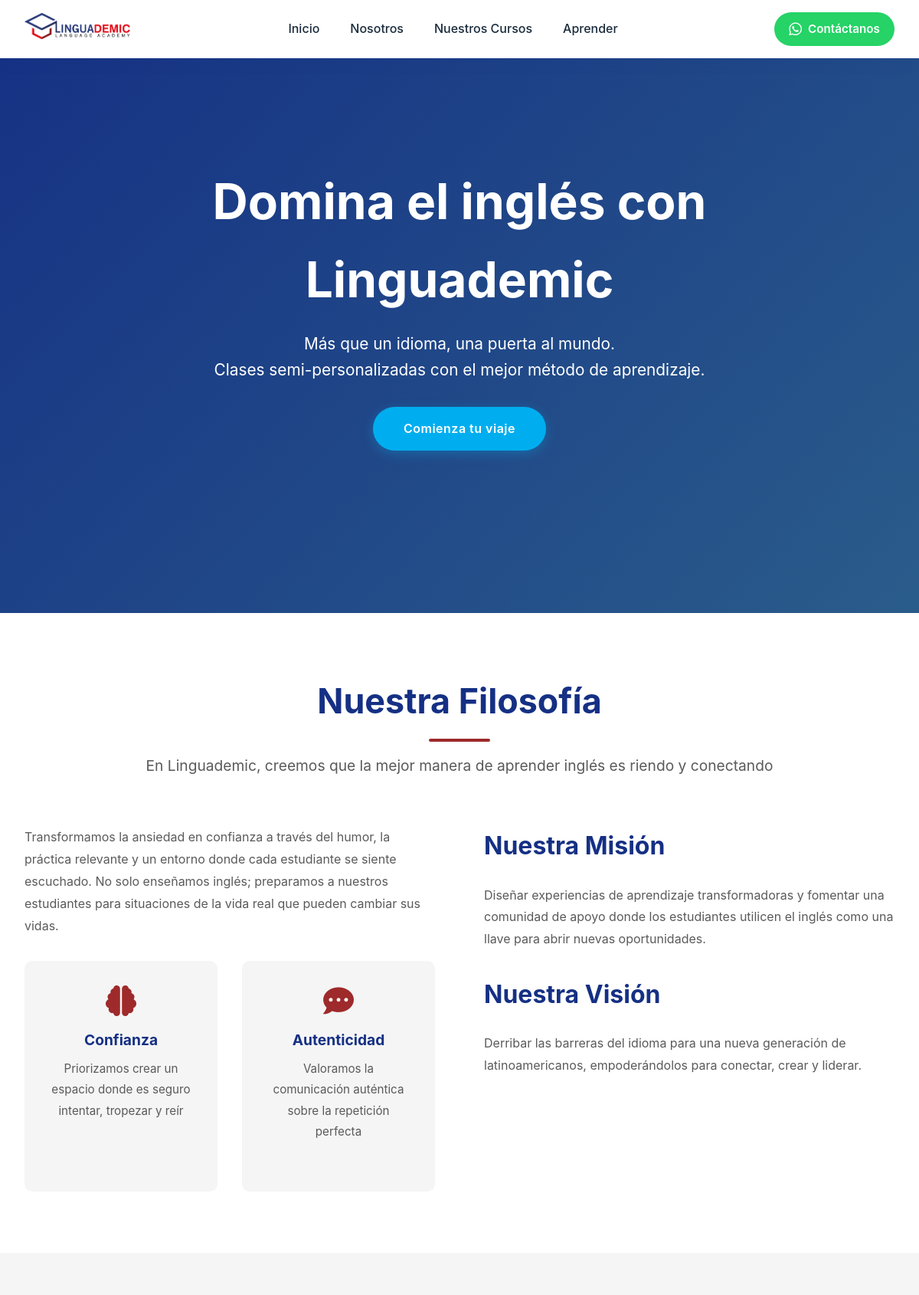
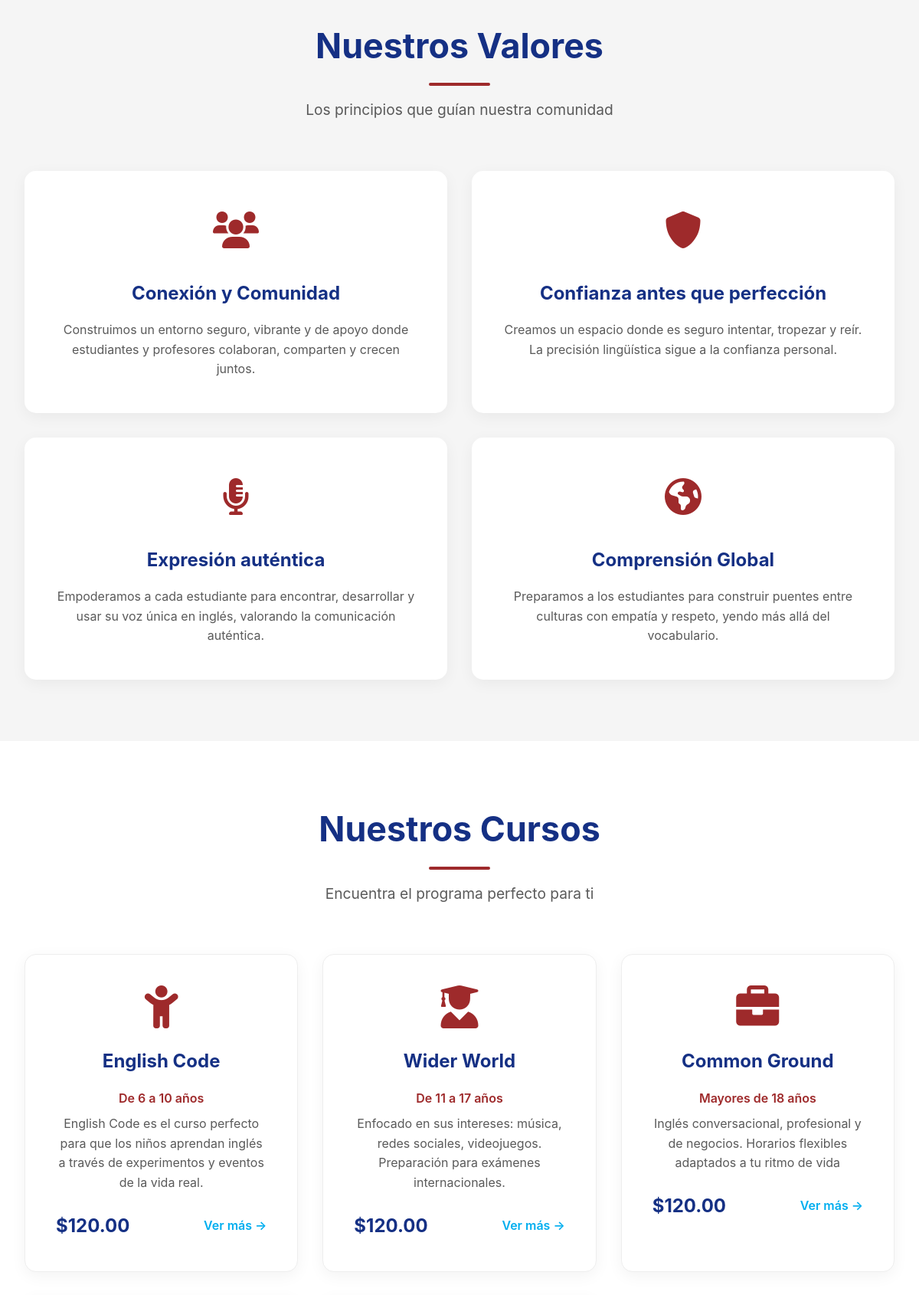
The page / (upper part) on the database its author committed (2 pictures, top to bottom).
### website/models.py (models this page shows, shortened)
class Curso(models.Model):
    nombre = models.CharField(max_length=200)
    edades = models.CharField(max_length=100)
    descripcion_corta = models.TextField(max_length=200)
    precio = models.DecimalField(max_digits=10, decimal_places=2)
    slug = models.SlugField(unique=True, blank=True)
    orden = models.IntegerField(default=0)
    activo = models.BooleanField(default=True)
    descripcion_larga = models.TextField(blank=True, help_text="Descripción detallada del curso")
    imagen_hero = models.ImageField(upload_to='cursos/', blank=True, null=True, help_text="Imagen para la sección hero")
    incluye = models.TextField(blank=True, help_text="Escribe cada item en una línea nueva")
    class Meta:
        ordering = ['orden', 'nombre']

### website/views.py (the view)
# urls.py: path('', HomePageView.as_view(), name = 'home'),
class HomePageView(TemplateView):
    template_name = 'index.html'
    def get_context_data(self, **kwargs):  # 👈 Este método está DENTRO de la clase
        context = super().get_context_data(**kwargs)
        context['cursos'] = Curso.objects.filter(activo=True).order_by('orden')
        return context

### templates/index.html (shortened to what this page needs)
{% extends 'base.html' %} // Esto siempre tiene que ir de primero.
{% load static %}
{% block content %}
<section class="hero">
    <div class="hero-content">
        <h1>Domina el inglés con <span>Linguademic</span></h1>
        <p>
            Más que un idioma, una puerta al mundo. <br>
            Clases semi-personalizadas con el mejor método de aprendizaje.
        </p>
        <a href="#contacto" class="btn btn-primary">Comienza tu viaje</a>
    </div>
</section>
<section id="about" class="about">
    <div class="container">
        <h2 class="section-title">Nuestra Filosofía</h2>
        <p class="section-subtitle">En Linguademic, creemos que la mejor manera de aprender inglés es riendo y conectando</p>
        <div class="about-grid">
            <div class="about-content">
                <p>Transformamos la ansiedad en confianza a través del humor, la práctica relevante y un entorno donde cada estudiante se siente escuchado. No solo enseñamos inglés; preparamos a nuestros estudiantes para situaciones de la vida real que pueden cambiar sus vidas.</p>
                <div class="about-features">
                    <div class="feature-item">
                        <i class="fas fa-brain feature-icon"></i>
                        <h4>Confianza</h4>
                        <p>Priorizamos crear un espacio donde es seguro intentar, tropezar y reír</p>
                    </div>
                    <div class="feature-item">
                        <i class="fas fa-comment-dots feature-icon"></i>
                        <h4>Autenticidad</h4>
                        <p>Valoramos la comunicación auténtica sobre la repetición perfecta</p>
                    </div>
                </div>
            </div>
            <div class="about-content">
                <div style="margin-bottom: 2rem;">
                    <h3>Nuestra Misión</h3>
                    <p>Diseñar experiencias de aprendizaje transformadoras y fomentar una comunidad de apoyo donde los estudiantes utilicen el inglés como una llave para abrir nuevas oportunidades.</p>
                </div>
                <div>
                    <h3>Nuestra Visión</h3>
                    <p>Derribar las barreras del idioma para una nueva generación de latinoamericanos, empoderándolos para conectar, crear y liderar.</p>
                </div>
            </div>
        </div>
    </div>
</section>
<section class="values">
    <div class="container">
        <h2 class="section-title">Nuestros Valores</h2>
        <p class="section-subtitle">Los principios que guían nuestra comunidad</p>
        <div class="values-grid">
            <div class="value-card">
                <div class="value-icon">
                    <i class="fas fa-users"></i>
                </div>
                <h3>Conexión y Comunidad</h3>
                <p>Construimos un entorno seguro, vibrante y de apoyo donde estudiantes y profesores colaboran, comparten y crecen juntos.</p>
            </div>
            <div class="value-card">
                <div class="value-icon">
                    <i class="fas fa-shield-alt"></i>
                </div>
                <h3>Confianza antes que perfección</h3>
                <p>Creamos un espacio donde es seguro intentar, tropezar y reír. La precisión lingüística sigue a la confianza personal.</p>
            </div>
            <div class="value-card">
                <div class="value-icon">
                    <i class="fas fa-microphone-alt"></i>
                </div>
                <h3>Expresión auténtica</h3>
                <p>Empoderamos a cada estudiante para encontrar, desarrollar y usar su voz única en inglés, valorando la comunicación auténtica.</p>
            </div>
            <div class="value-card">
                <div class="value-icon">
                    <i class="fas fa-globe-americas"></i>
                </div>
                <h3>Comprensión Global</h3>
                <p>Preparamos a los estudiantes para construir puentes entre culturas con empatía y respeto, yendo más allá del vocabulario.</p>
            </div>
        </div>
    </div>
</section>
<section id="cursos" class="cursos">
    <div class="container">
        <h2 class="section-title">Nuestros Cursos</h2>
        <p class="section-subtitle">Encuentra el programa perfecto para ti</p>
        <div class="cursos-grid">
            {% for curso in cursos %}
            <div class="curso-card">
                {% if curso.nombre == "English Code" %}
                    <i class="fas fa-child curso-icon"></i>
                {% elif curso.nombre == "Wider World" %}
                    <i class="fas fa-user-graduate curso-icon"></i>
                {% elif curso.nombre == "Common Ground" %}
                    <i class="fas fa-briefcase curso-icon"></i>
                {% elif curso.nombre == "Master American Accent" %}
                    <i class="fas fa-microphone-alt curso-icon"></i>
                {% elif curso.nombre == "Conversation Club" %}
                    <i class="fas fa-comments curso-icon"></i>
                {% else %}
                    <i class="fas fa-book curso-icon"></i>
                {% endif %}
                <h3>{{ curso.nombre }}</h3>
                <p style="font-weight: 600; color: var(--primary-red); margin-bottom: 0.5rem;">
                    {{ curso.edades }}
                </p>
                <p>{{ curso.descripcion_corta }}</p>
                <div style="display: flex; justify-content: space-between; align-items: center; margin-top: 1.5rem; width: 100%;">
                    <span style="font-size: 1.5rem; color: var(--primary-dark); font-weight: bold;">
                        ${{ curso.precio }}
                    </span>
                    <a href="{% url 'detalle_curso' curso.slug %}" class="curso-link">
                        Ver más →
                    </a>
                </div>
            </div>
            {% empty %}
            <p style="grid-column: 1/-1; text-align: center;">Próximamente más cursos...</p>
            {% endfor %}
        </div>
    </div>
</section>
{% endblock %}

### static/css/base.css (style rules this page uses)
:root { --primary-dark: #153084; --primary-red: #9E2A2B; --primary-blue: #2A5C8B; --primary-light: #00aeef; --text-dark: #1A2B3C; --background-light: #F5F5F5; --gray-medium: #5A5A5A; --white: #FFFFFF; --transition: all 0.3s ease; }
* { margin: 0; padding: 0; box-sizing: border-box; }
html { scroll-behavior: smooth; }
body { font-family: -apple-system, BlinkMacSystemFont, 'Segoe UI', Roboto, Oxygen, Ubuntu, sans-serif; line-height: 1.6; color: var(--text-dark); background-color: var(--background-light); }
.hero { height: 100vh; background: linear-gradient(135deg, var(--primary-dark) 0%, var(--primary-blue) 100%); display: flex; align-items: center; justify-content: center; text-align: center; color: var(--white); padding: 0 1rem; position: relative; overflow: hidden; }
.hero-content { position: relative; z-index: 1; max-width: 800px; }
.hero-content h1 { font-size: 4rem; margin-bottom: 1rem; animation: fadeInUp 1s ease; }
.hero-content p { font-size: 1.3rem; margin-bottom: 2rem; opacity: 0.9; animation: fadeInUp 1s ease 0.2s both; }
.btn { display: inline-block; padding: 1rem 2.5rem; border-radius: 50px; text-decoration: none; font-weight: 600; transition: var(--transition); cursor: pointer; border: none; font-size: 1rem; letter-spacing: 0.5px; }
.btn-primary { background: var(--primary-light); color: var(--white); box-shadow: 0 4px 15px rgba(0, 174, 239, 0.3); }
.container { max-width: 1200px; margin: 0 auto; padding: 5rem 2rem; }
.section-title { text-align: center; font-size: 2.8rem; margin-bottom: 1rem; color: var(--primary-dark); position: relative; padding-bottom: 1rem; }
.section-title::after { content: ''; position: absolute; bottom: 0; left: 50%; transform: translateX(-50%); width: 80px; height: 4px; background: var(--primary-red); border-radius: 2px; }
.section-subtitle { text-align: center; font-size: 1.2rem; color: var(--gray-medium); margin-bottom: 4rem; }
.about { background: var(--white); }
.about-grid { display: grid; grid-template-columns: 1fr 1fr; gap: 4rem; align-items: start; }
.about-content h3 { font-size: 2rem; color: var(--primary-dark); margin-bottom: 1.5rem; }
.about-content p { color: var(--gray-medium); margin-bottom: 2rem; line-height: 1.8; }
.about-features { display: grid; grid-template-columns: repeat(2, 1fr); gap: 2rem; margin-top: 2rem; }
.feature-item { padding: 2rem; background: var(--background-light); border-radius: 10px; text-align: center; transition: var(--transition); }
.feature-icon { font-size: 2.5rem; color: var(--primary-red); margin-bottom: 1rem; }
.feature-item h4 { color: var(--primary-dark); margin-bottom: 0.5rem; font-size: 1.2rem; }
.feature-item p { color: var(--gray-medium); font-size: 0.95rem; }
.values { background: var(--background-light); }
.values-grid { display: grid; grid-template-columns: repeat(auto-fit, minmax(400px, 1fr)); gap: 2rem; margin-top: 2rem; }
.value-card { background: var(--white); padding: 2.5rem; border-radius: 15px; text-align: center; box-shadow: 0 5px 20px rgba(0,0,0,0.05); transition: var(--transition); border-bottom: 4px solid transparent; }
.value-icon { font-size: 3rem; color: var(--primary-red); margin-bottom: 1.5rem; }
.value-card h3 { color: var(--primary-dark); margin-bottom: 1rem; font-size: 1.5rem; }
.value-card p { color: var(--gray-medium); line-height: 1.6; }
.cursos { background: var(--white); }
.cursos-grid { display: grid; grid-template-columns: repeat(auto-fit, minmax(280px, 1fr)); gap: 2rem; }
.curso-card { background: var(--white); padding: 2.5rem; border-radius: 15px; text-align: center; box-shadow: 0 5px 20px rgba(0,0,0,0.05); transition: var(--transition); border: 1px solid #eee; }
.curso-icon { font-size: 3.5rem; color: var(--primary-red); margin-bottom: 1.5rem; }
.curso-card h3 { color: var(--primary-dark); margin-bottom: 1rem; font-size: 1.5rem; }
.curso-card p { color: var(--gray-medium); margin-bottom: 1.5rem; }
.curso-link { color: var(--primary-light); text-decoration: none; font-weight: 600; transition: var(--transition); }

### rows shown on the page
Curso: nombre "English Code", edades "De 6 a 10 años", descripcion_corta "English Code es el curso perfecto para que los niños aprendan inglés a través de experimentos y eventos de la vida real.", precio "120.00"
Curso: nombre "Wider World", edades "De 11 a 17 años", descripcion_corta "Enfocado en sus intereses: música, redes sociales, videojuegos. Preparación para exámenes internacionales.", precio "120.00"
Curso: nombre "Common Ground", edades "Mayores de 18 años", descripcion_corta "Inglés conversacional, profesional y de negocios. Horarios flexibles adaptados a tu ritmo de vida", precio "120.00"
